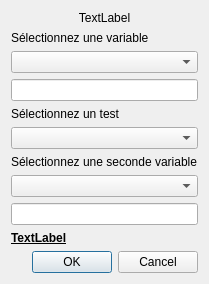
<?xml version="1.0" encoding="UTF-8"?>
<ui version="4.0">
 <class>assistFonctionsConditions</class>
 <widget class="QDialog" name="assistFonctionsConditions">
  <property name="geometry">
   <rect>
    <x>0</x>
    <y>0</y>
    <width>196</width>
    <height>268</height>
   </rect>
  </property>
  <property name="sizePolicy">
   <sizepolicy hsizetype="Minimum" vsizetype="Minimum">
    <horstretch>0</horstretch>
    <verstretch>0</verstretch>
   </sizepolicy>
  </property>
  <property name="windowTitle">
   <string>Dialog</string>
  </property>
  <layout class="QVBoxLayout" name="verticalLayout">
   <item>
    <widget class="QLabel" name="message">
     <property name="sizePolicy">
      <sizepolicy hsizetype="Minimum" vsizetype="Minimum">
       <horstretch>0</horstretch>
       <verstretch>0</verstretch>
      </sizepolicy>
     </property>
     <property name="text">
      <string>TextLabel</string>
     </property>
     <property name="alignment">
      <set>Qt::AlignCenter</set>
     </property>
    </widget>
   </item>
   <item>
    <widget class="QLabel" name="label">
     <property name="text">
      <string>Sélectionnez une variable</string>
     </property>
    </widget>
   </item>
   <item>
    <widget class="QComboBox" name="listeVar1">
     <property name="editable">
      <bool>false</bool>
     </property>
    </widget>
   </item>
   <item>
    <widget class="QLineEdit" name="saisieVar1"/>
   </item>
   <item>
    <widget class="QLabel" name="label_2">
     <property name="text">
      <string>Sélectionnez un test</string>
     </property>
    </widget>
   </item>
   <item>
    <widget class="QComboBox" name="listeTest"/>
   </item>
   <item>
    <widget class="QLabel" name="label_3">
     <property name="text">
      <string>Sélectionnez une seconde variable</string>
     </property>
    </widget>
   </item>
   <item>
    <widget class="QComboBox" name="listeVar2"/>
   </item>
   <item>
    <widget class="QLineEdit" name="saisieVar2"/>
   </item>
   <item>
    <widget class="QLabel" name="descriptif">
     <property name="font">
      <font>
       <weight>75</weight>
       <bold>true</bold>
       <underline>true</underline>
      </font>
     </property>
     <property name="text">
      <string>TextLabel</string>
     </property>
    </widget>
   </item>
   <item>
    <spacer name="verticalSpacer">
     <property name="orientation">
      <enum>Qt::Vertical</enum>
     </property>
     <property name="sizeHint" stdset="0">
      <size>
       <width>20</width>
       <height>13</height>
      </size>
     </property>
    </spacer>
   </item>
   <item>
    <widget class="QDialogButtonBox" name="buttonBox">
     <property name="orientation">
      <enum>Qt::Horizontal</enum>
     </property>
     <property name="standardButtons">
      <set>QDialogButtonBox::Cancel|QDialogButtonBox::Ok</set>
     </property>
    </widget>
   </item>
  </layout>
 </widget>
 <resources/>
 <connections>
  <connection>
   <sender>buttonBox</sender>
   <signal>accepted()</signal>
   <receiver>assistFonctionsConditions</receiver>
   <slot>accept()</slot>
   <hints>
    <hint type="sourcelabel">
     <x>248</x>
     <y>254</y>
    </hint>
    <hint type="destinationlabel">
     <x>157</x>
     <y>274</y>
    </hint>
   </hints>
  </connection>
  <connection>
   <sender>buttonBox</sender>
   <signal>rejected()</signal>
   <receiver>assistFonctionsConditions</receiver>
   <slot>reject()</slot>
   <hints>
    <hint type="sourcelabel">
     <x>316</x>
     <y>260</y>
    </hint>
    <hint type="destinationlabel">
     <x>286</x>
     <y>274</y>
    </hint>
   </hints>
  </connection>
 </connections>
</ui>
